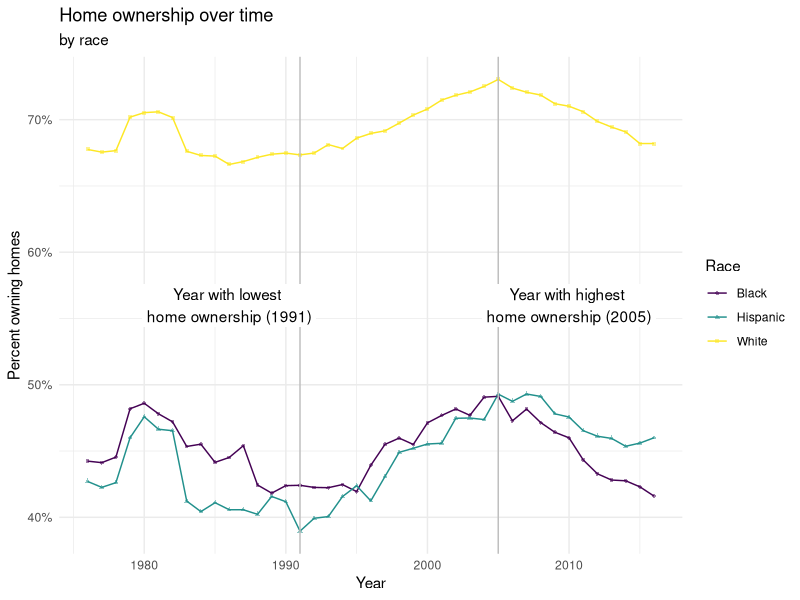
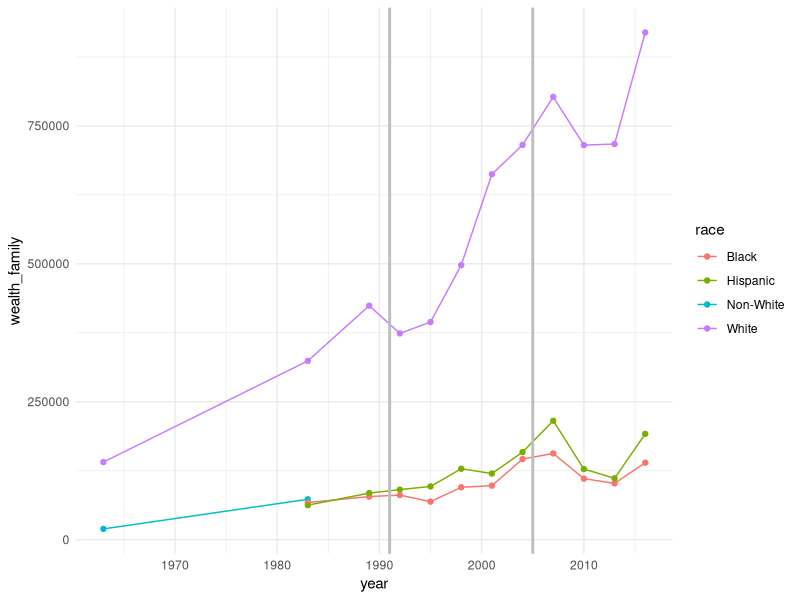

These charts were generated, in order, by the following R code:
## ---- chunk 1
knitr::opts_chunk$set(echo = TRUE)
## ---- chunk 2
library(tidyverse)
library(viridis)
#library(gganimate)
## ---- chunk 3
income_mean <- read.csv(file = "../data/income_mean.csv")
home_owner <- read_csv(file = "../data/home_owner.csv")
race_wealth <- read_csv(file = "../data/race_wealth.csv")
## ---- chunk 4
lowest_year <- home_owner %>%
  group_by(year) %>%
  summarize(mean_pct_unweighted = mean(home_owner_pct)) %>%
  arrange(mean_pct_unweighted) %>%
  slice(1) %>%
  pull(year)
highest_year <- home_owner %>%
  group_by(year) %>%
  summarize(mean_pct_unweighted = mean(home_owner_pct)) %>%
  arrange(desc(mean_pct_unweighted)) %>%
  slice(1) %>%
  pull(year)  
lowest_year
highest_year
## ---- chunk 5
home_owner %>%
  ggplot(
    aes(x = year, y = home_owner_pct, color = race, shape = race)
  ) +
  geom_line() +
  geom_point(alpha = 0.5, size = 1) +
  geom_vline(aes(xintercept = lowest_year), color = "grey") +
  geom_vline(aes(xintercept = highest_year), color = "grey") +
  geom_label(x = lowest_year - 5, y = 0.56, 
            label = paste0("Year with lowest \nhome ownership (", lowest_year, ")"), 
            color = "black",
            label.size = NA) +
    geom_label(x = highest_year + 5, y = 0.56, 
            label = paste0("Year with highest \nhome ownership (", highest_year, ")"), 
            color = "black",
            label.size = NA) +
  # gganimate::transition_reveal(year) +
  scale_color_viridis_d() +
  labs(
    x = "Year",
    y = "Percent owning homes",
    color = "Race",
    shape = "Race",
    title = "Home ownership over time",
    subtitle = "by race"
  ) +
  theme_minimal() +
  scale_y_continuous(labels = scales::percent_format(scale = 100))
## ---- chunk 6
#rename()
#income_mean %>%
 # filter(income_quintile == "Middle", race != "All Races") %>%
  #ggplot(aes(x = year, y = ))
## ---- chunk 7
race_wealth <- race_wealth %>%
  filter(type == "Average") %>%
  drop_na() %>%
  group_by(race, year)

race_wealth

ggplot(race_wealth, aes(x = year, y = wealth_family, color = race)) +
  geom_point() +
  geom_line() +
  geom_vline(aes(xintercept = lowest_year), color = "grey", size = 1) +
  geom_vline(aes(xintercept = highest_year), color = "grey", size = 1) +
  theme_minimal()
